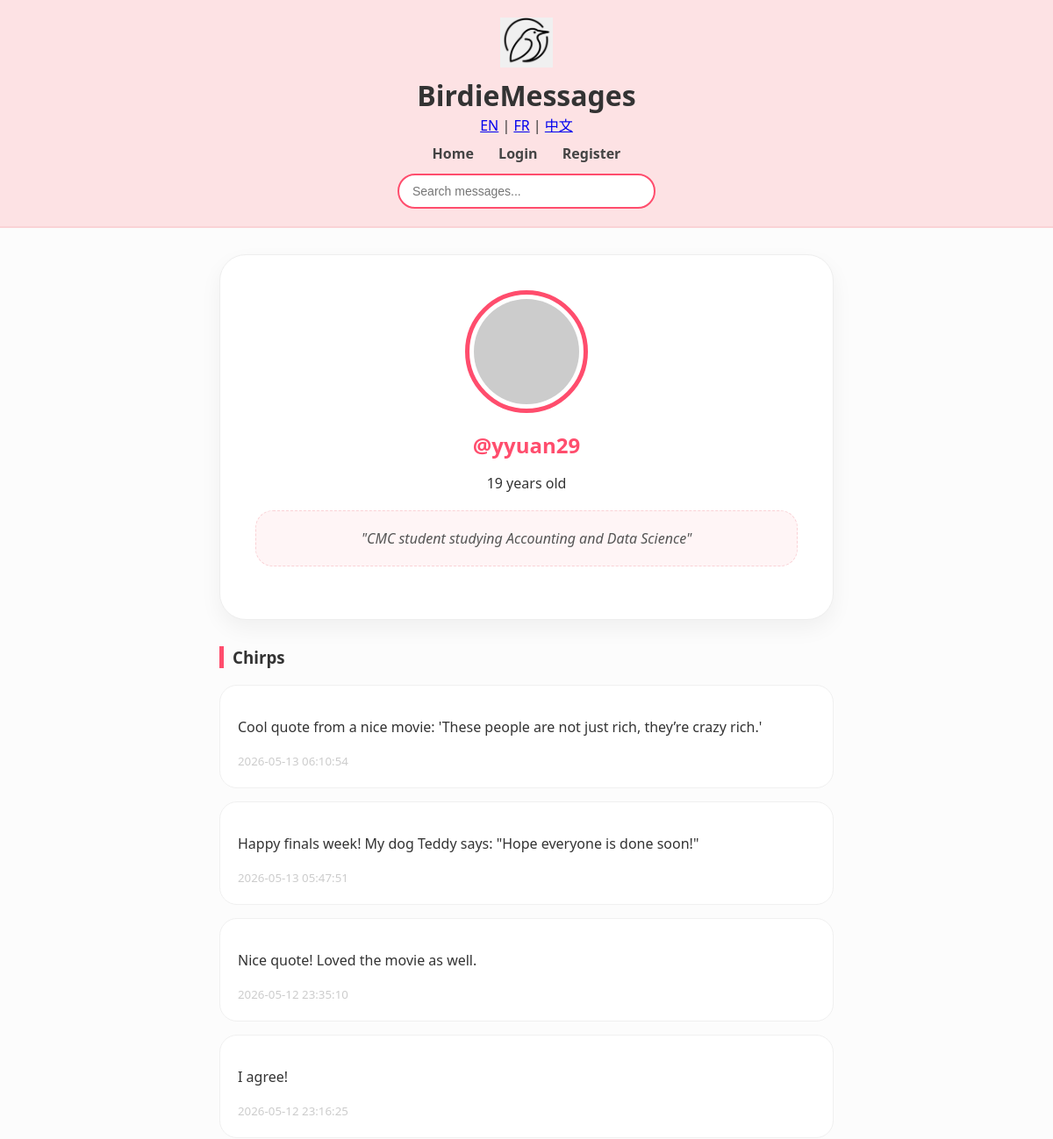
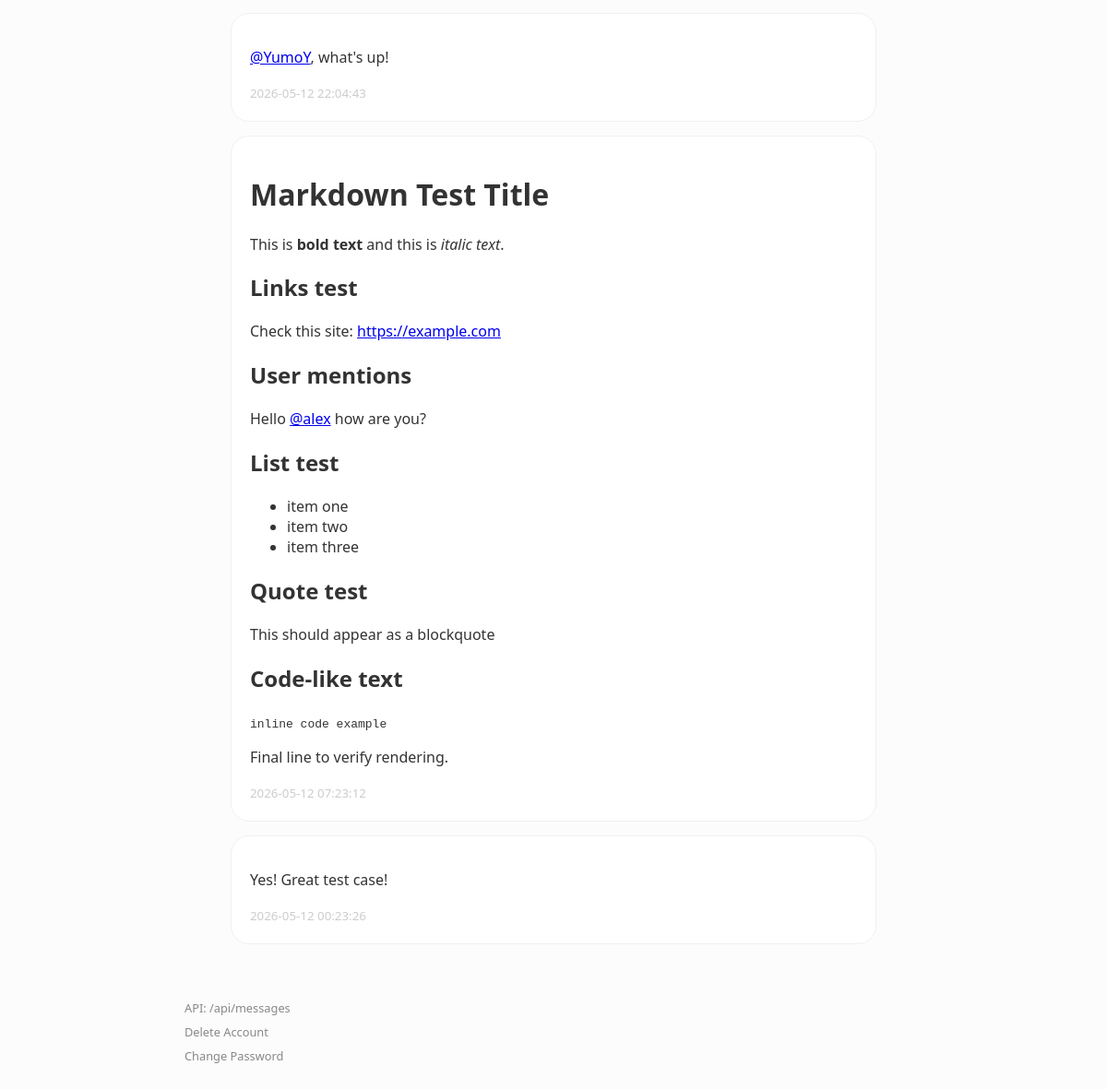
/profile/yyuan29, run on the app's committed database (2 pictures, top to bottom).
### tables this page shows
CREATE TABLE users (
            id INTEGER PRIMARY KEY AUTOINCREMENT,
            username TEXT UNIQUE,
            password TEXT,
            age INTEGER,
            bio TEXT
        );

### app.py (the view)
@app.get("/profile/{username}", response_class=HTMLResponse)
async def view_profile(request: Request, username: str):
    db = get_db()
    user = db.execute(
        "SELECT * FROM users WHERE username = ?",
        (username,)
    ).fetchone()
    if not user:
        db.close()
        return HTMLResponse("User not found", 404)
    messages = db.execute(
        """
        SELECT m.*, u.username
        FROM messages m
        JOIN users u ON m.user_id = u.id
        WHERE m.user_id = ?
        ORDER BY m.timestamp DESC
        """,
        (user["id"],)
    ).fetchall()
    db.close()
    current_user = request.cookies.get("username")
    return templates.TemplateResponse(
        request,
        "profile.html",
        {
            "request": request,
            "profile_user": user,
            "messages": messages,
            "user": current_user,
            "is_own_profile": current_user is not None and current_user == user["username"],
            "t": get_translations(request)
        }
    )

### templates/profile.html (shortened to what this page needs)
<!DOCTYPE html>
<html lang="en">
<head>
</head>
    <body>
        <header class="birdie-header">
        <div class="logo-container">
            <img src="/static/logo.png" class="main-logo">
            <div class="title-nav">
                <h1>BirdieMessages</h1>
                <div class="lang-nav">
                    <a href="/set_lang/en">EN</a> |
                    <a href="/set_lang/fr">FR</a> |
                    <a href="/set_lang/zh">中文</a>
                </div>
                <nav>
                    <a href="/">{{ t.home }}</a>
                    {% if user %}
                        <a href="/create_message">+ {{ t.post }}</a>
                        <a href="/profile/{{ user }}">{{ t.profile }}</a>
                        <a href="/logout">{{ t.logout }}</a>
                    {% else %}
                        <a href="/login">{{ t.login }}</a>
                        <a href="/register">{{ t.register }}</a>
                    {% endif %}
                </nav>
                <div class="search-row">
                    <form action="/search" method="get">
                        <input type="text" name="q" placeholder="{{ t.search_placeholder }}">
                    </form>
                </div>
            </div>
        </div>
    </header>
    <div class="container">
        <div class="profile-card">
            <img src="https://robohash.org/{{ profile_user.username }}?set=set4&size=120x120" class="avatar-large">
            <h2 style="color: var(--birdie-dark-pink); margin:0;">@{{ profile_user.username }}</h2>
            <p>{{ profile_user.age }} years old</p>
            <div class="bio-display">
                {% if profile_user.bio %}"{{ profile_user.bio }}"{% else %}"No bio yet..."{% endif %}
            </div>
        </div>
        <h3 style="border-left: 5px solid var(--birdie-dark-pink); padding-left: 10px;">Chirps</h3>
        {% for msg in messages %}
            <div class="msg-card">
                <div>{{ linkify(msg.content) | safe }}</div>
                <small style="color: #ccc;">{{ msg.timestamp }}</small>
            </div>
        {% endfor %}
    </div>
    <div class="bottom-tools">
    <a href="/api/messages">API: /api/messages</a>
    <a href="/delete_account">Delete Account</a>
    <a href="/change_password">Change Password</a>
</div>
</body>
</html>

### templates/profile.html (style rules this page uses)
:root { --birdie-pink: #fde2e4; --birdie-dark-pink: #ff4d6d; --birdie-border: #fad2d6; }
body { background-color: #fcfcfc; font-family: 'Segoe UI', Tahoma, Geneva, Verdana, sans-serif; margin: 0; padding: 0; color: #333; }
.birdie-header { background-color: var(--birdie-pink); padding: 20px 0; border-bottom: 2px solid var(--birdie-border); text-align: center; }
.title-nav h1 { font-size: 32px; margin: 0; font-weight: 800; }
.title-nav nav { margin-top: 10px; font-weight: 600; }
.title-nav nav a { text-decoration: none; color: #444; margin: 0 12px; }
.container { max-width: 700px; margin: 30px auto; padding: 0 20px; }
.profile-card { background: white; border-radius: 30px; padding: 40px; text-align: center; box-shadow: 0 10px 25px rgba(0,0,0,0.05); margin-bottom: 30px; border: 1px solid #eee; }
.main-logo { width: 60px; height: auto; margin-bottom: 5px; }
.avatar-large { width: 120px; height: 120px; border-radius: 50%; border: 5px solid var(--birdie-dark-pink); background-color: #fff; padding: 5px; margin-bottom: 15px; }
.search-row { margin-top: 12px; }
.search-row input { padding: 10px 15px; width: 260px; border-radius: 20px; border: 2px solid var(--birdie-dark-pink); outline: none; font-size: 14px; background: white; }
.bio-display { background: #fff5f6; padding: 20px; border-radius: 20px; font-style: italic; color: #555; margin: 20px 0; border: 1px dashed var(--birdie-border); }
.msg-card { background: white; padding: 20px; border-radius: 20px; margin-bottom: 15px; border: 1px solid #f0f0f0; }
.bottom-tools { max-width: 800px; margin: 60px auto 40px auto; padding: 0 20px; font-family: inherit; font-size: 0.8em; color: #888; display: flex; flex-direction: column; gap: 8px; }
.bottom-tools a { color: #888; text-decoration: none; }

### data on the page
users: username "yyuan29", age "19", bio "CMC student studying Accounting and Data Science", linkify "Cool quote from a nice movie: 'These people are not just rich, they’re crazy rich.'", timestamp "2026-05-13 06:10:54", linkify "Happy finals week! My dog Teddy says: \"Hope everyone is done soon!\"", timestamp "2026-05-13 05:47:51", linkify "Nice quote! Loved the movie as well.", timestamp "2026-05-12 23:35:10", linkify "I agree!", timestamp "2026-05-12 23:16:25", linkify "@YumoY , what's up!", timestamp "2026-05-12 22:04:43", linkify "Markdown Test Title This is bold text and this is italic text . Links test Check this site: https://example.com User mentions Hello @alex how are you? List test item one item two item three Quote test This should appear as a blockquote Code-like text inline code example Final line to verify rendering.", timestamp "2026-05-12 07:23:12", linkify "Yes! Great test case!", timestamp "2026-05-12 00:23:26"

### other printed values
{{ t.home }} "Home"
{{ t.login }} "Login"
{{ t.register }} "Register"
